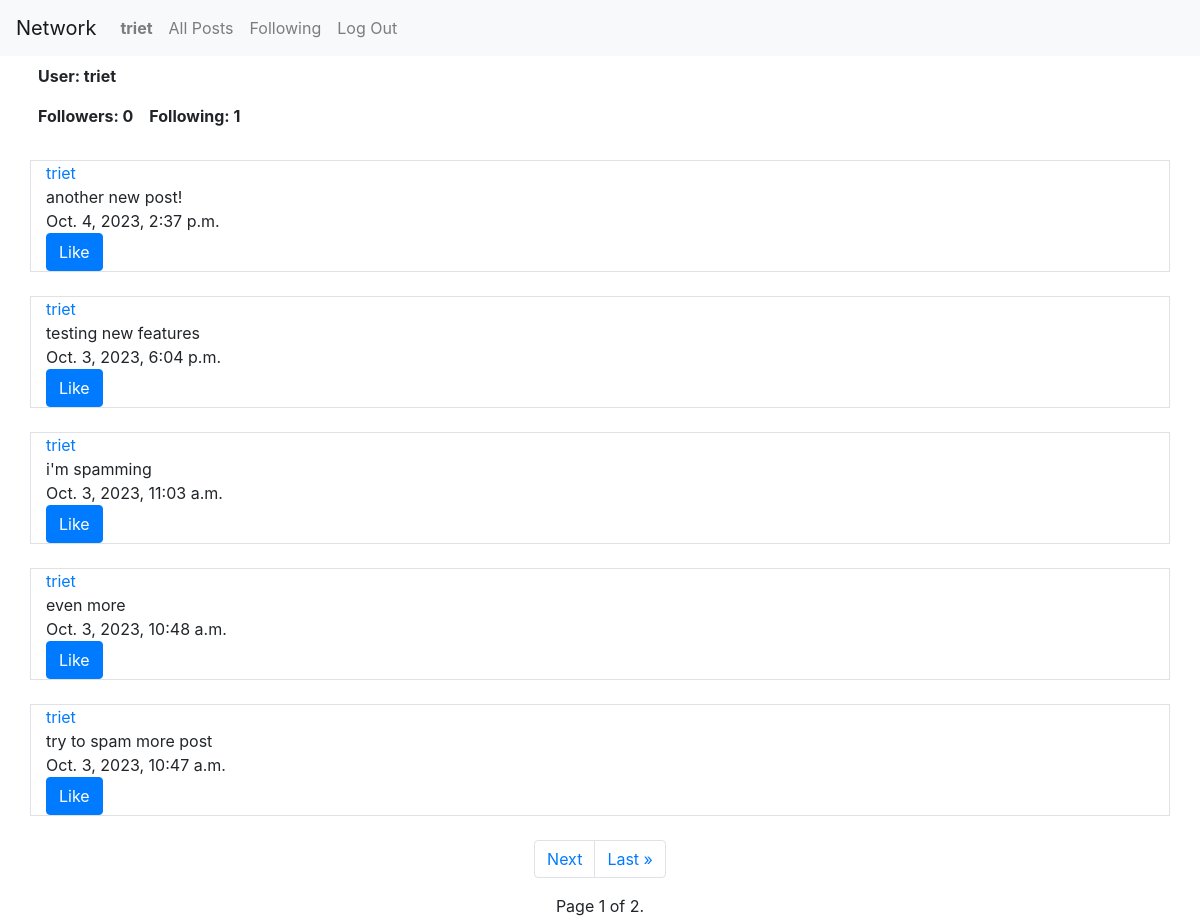
The page /profile/3 (signed in) on the database its author committed.
### network/models.py (models this page shows, shortened)
class User(AbstractUser):
    pass

class Post(models.Model):
    username = models.ForeignKey(User, on_delete=models.CASCADE, related_name="username_post")
    content = models.CharField(max_length=500)
    date = models.DateTimeField(auto_now_add=True)

### network/views.py (the view)
# urls.py: path("profile/<int:user_id>", views.profile, name="profile"),
def profile(request, user_id):
    user = User.objects.get(pk=user_id)
    num_followers = Follow.objects.filter(user_being_followed=user).count()
    num_following = Follow.objects.filter(follower=user).count()
    following = Follow.objects.filter(follower=request.user)   # get those follows which the curent user is following
    posts = Post.objects.filter(username=user).order_by("-date")
    followable = False
    if not following.filter(user_being_followed=user).exists():    # check if the profile's user exist in those follows
        followable = True
    paginator = Paginator(posts, 5)
    page_number = request.GET.get("page")
    page_obj = paginator.get_page(page_number)
    return render(request, "network/profile.html", {
        "user": user,
        "num_followers": num_followers,
        "num_following": num_following,
        "following": following,
        "posts": posts,
        "followable": followable,
        "page_obj": page_obj
    })

### network/templates/network/profile.html (shortened to what this page needs)
{% extends "network/layout.html" %}
{% load static %}
{% block body %}
    <div class="container">
        <div class="row p-2 font-weight-bold">
            User: {{ user }}
        </div>
        <div class="row">
            <div class="col-1.5 p-2 font-weight-bold">
                Followers: {{ num_followers }}
            </div>
            <div class="col p-2 font-weight-bold">
                Following: {{ num_following }}
            </div>
        </div>
    </div><br>
    {% for post in page_obj %}
        <div class="container border">
            <div class="row">
                <div class="col">
                    <a href="{% url 'profile' post.username.id %}">{{ post.username }}</a>
                </div>
            </div>
            <div class="row">
                <div class="col">
                    {{ post.content }}
                </div>
            </div>
            <div class="row">
                <div class="col">
                    {{ post.date }}
                </div>
            </div>
            <div class="row justify-content-between">
                <div class="col-auto">
                    <button class="btn btn-primary like" type="submit">Like</button>
                </div>
            </div>
        </div><br>
    {% endfor %}
    <div class="static-bottom">
        <ul class="pagination justify-content-center">
            {% if page_obj.has_next %}
                <li class="page-item"><a class="page-link" href="?page={{ page_obj.next_page_number }}">Next</a></li>
                <li class="page-item"><a class="page-link" href="?page={{ page_obj.paginator.num_pages }}">Last &raquo;</a></li>
            {% endif %}
        </ul>
        <div class="text-center">
            Page {{ page_obj.number }} of {{ page_obj.paginator.num_pages }}.
        </div>
    </div>
{% endblock %}

### network/templates/network/layout.html (shortened to what this page needs)
{% load static %}
<!DOCTYPE html>
<html lang="en">
    <head>
        <link rel="stylesheet" href="https://stackpath.bootstrapcdn.com/bootstrap/4.4.1/css/bootstrap.min.css">
        <link href="{% static 'network/styles.css' %}" rel="stylesheet">
    </head>
    <body>
        <nav class="navbar navbar-expand-lg navbar-light bg-light">
            <a class="navbar-brand" href="#">Network</a>
            <div>
              <ul class="navbar-nav mr-auto">
                {% if user.is_authenticated %}
                    <li class="nav-item">
                        {% if user == request.user %}
                            <a class="nav-link" href="{% url 'profile' user.id %}"><strong>{{ user.username }}</strong></a>
                        {% else %}
                            <a class="nav-link" href="{% url 'profile' request.user.id %}"><strong>{{ request.user.username }}</strong></a>
                        {% endif %}
                    </li>
                {% endif %}
                <li class="nav-item">
                  <a class="nav-link" href="{% url 'index' %}">All Posts</a>
                </li>
                {% if user.is_authenticated %}
                    <li class="nav-item">
                        <a class="nav-link" href="{% url 'following' %}">Following</a>
                    </li>
                    <li class="nav-item">
                        <a class="nav-link" href="{% url 'logout' %}">Log Out</a>
                    </li>
                {% endif %}
              </ul>
            </div>
          </nav>
        <div class="body">
            {% block body %}
            {% endblock %}
        </div>
    </body>
</html>

### rows shown on the page
User: username "triet"
Post: username "triet", content "another new post!", date "Oct. 4, 2023, 2:37 p.m."
Post: username "triet", content "testing new features", date "Oct. 3, 2023, 6:04 p.m."
Post: username "triet", content "i'm spamming", date "Oct. 3, 2023, 11:03 a.m."
Post: username "triet", content "even more", date "Oct. 3, 2023, 10:48 a.m."
Post: username "triet", content "try to spam more post", date "Oct. 3, 2023, 10:47 a.m."

### other values the page prints
{{ num_followers }} "0"
{{ num_following }} "1"
{{ page_obj.number }} "1"
{{ page_obj.paginator.num_pages }} "2"
